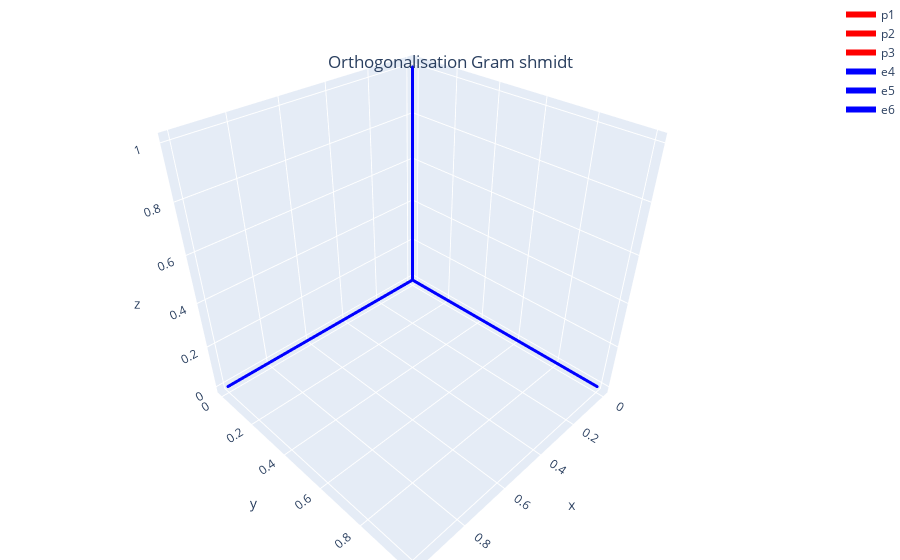

The cell this chart's notebook holds for it:
### Markdown cell above
#### Orthogonal basis :

### Code cell
inter3d([0,0,1],[0,1,0],[1,0,0])

### Figure 1 — Plotly figure (JSON) as saved in the notebook; plotly's stock layout.template omitted (floating-point values rounded to 4 significant figures)
{"data": [{"line": {"color": "red", "width": 6}, "marker": {"color": "red", "size": 1}, "name": "p1", "type": "scatter3d", "x": [0, 0], "y": [0, 0], "z": [0, 1]}, {"line": {"color": "red", "width": 6}, "marker": {"color": "red", "size": 1}, "name": "p2", "type": "scatter3d", "x": [0, 0], "y": [0, 1], "z": [0, 0]}, {"line": {"color": "red", "width": 6}, "marker": {"color": "red", "size": 1}, "name": "p3", "type": "scatter3d", "x": [0, 1], "y": [0, 0], "z": [0, 0]}, {"line": {"color": "blue", "width": 6}, "marker": {"color": "blue", "size": 1}, "name": "e4", "type": "scatter3d", "x": [0, 0], "y": [0, 0], "z": [0, 1]}, {"line": {"color": "blue", "width": 6}, "marker": {"color": "blue", "size": 1}, "name": "e5", "type": "scatter3d", "x": [0, 0], "y": [0, 1], "z": [0, 0]}, {"line": {"color": "blue", "width": 6}, "marker": {"color": "blue", "size": 1}, "name": "e6", "type": "scatter3d", "x": [0, 1], "y": [0, 0], "z": [0, 0]}], "layout": {"margin": {"b": 0, "l": 0, "r": 0, "t": 0}, "title": {"text": "Orthogonalisation Gram shmidt", "x": 0.5, "xanchor": "center", "y": 0.9, "yanchor": "top"}}}
